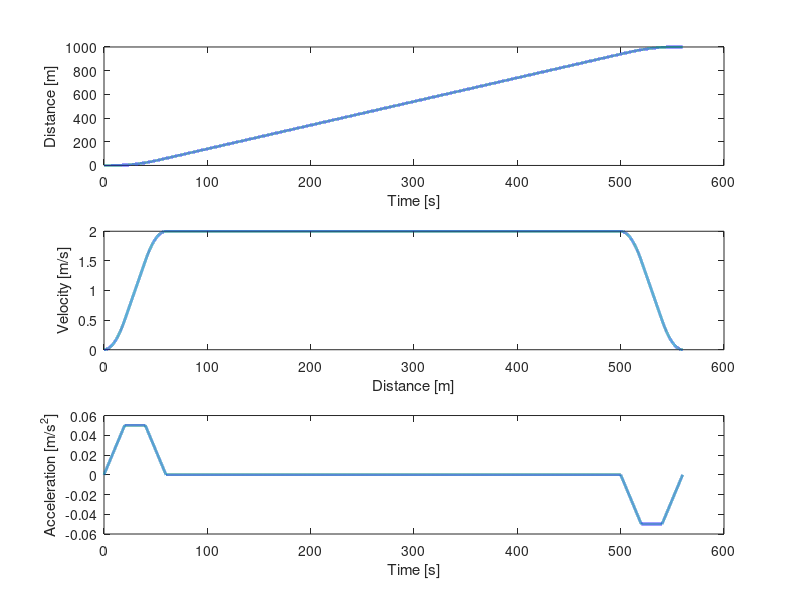

This figure's MATLAB source:
%%%%%%%%%%%%%%%%%%%%%%%%%%%%%%%%%%%%%%%%%%%%%%%%%%%%%%%%%%%%%%%%%%%%%%%%%%
% Code written by Wyatt Kromer
% 
% The purpose of this script is to calculate the setpoints of curves ahead
% of time so that the Arduino PLC doesn't have to do any complex
% calculations at runtime.
%%%%%%%%%%%%%%%%%%%%%%%%%%%%%%%%%%%%%%%%%%%%%%%%%%%%%%%%%%%%%%%%%%%%%%%%%%
clear all
clc

%% S-Curve
% Note that this scheme will utilize a deadband in order to eliminate the
% possibility of short profiles where the stage does not reach max_v
% This could be changed if necessary for speed

%%%%%%%%%%%%%%%%%%
% Input Parameters
%%%%%%%%%%%%%%%%%%

max_v = 2;              % m/s
max_a = .05;              % m/s
time_to_max_a = 20;      % s
PLC_dt = 1;          % s
goal = 1000;               % m
deadband_distance = 0; % m, and this is for a single direction. Deadband is actually twice as wide

%%%%%%%%%%%%%%%%%%%%%%%%%%%%%%
% Perform Initial Calculations
%%%%%%%%%%%%%%%%%%%%%%%%%%%%%%

j = max_a / time_to_max_a;

% Unused Short Profile Calculations
% short_profile = max_v * (time_to_max_a + max_v / max_a) > goal
% if short_profile
%     profile_max_v = max_a * (sqrt(goal / max_a - 0.75 * time_to_max_a^2) - 0.5 * time_to_max_a);
% else
%     profile_max_v = max_v;
% end

profile_max_v = max_v;

%%%%%%%%%%%%%%%%%%%%%%%%%%%%%%%
% Find times at critical points
%%%%%%%%%%%%%%%%%%%%%%%%%%%%%%%

t2 = profile_max_v / max_a;
t3 = t2 + time_to_max_a;

% Unused Code
% if short_profile
%     t4 = t3
% else
%     t4 = goal / profile_max_v
% end
t4 = goal / profile_max_v;

t5 = t4 + time_to_max_a;
t6 = t4 + t2;
t7 = t6 + time_to_max_a;
time_total = t7;

%%%%%%%%%%%%%%%%%%%
% Calculate Profile
%%%%%%%%%%%%%%%%%%%
dt = PLC_dt / 100; %So we can plot a much more specific curve to see whatprofile actually looks like
t_rec = zeros(1,time_total/dt);
% x_rec = zeros(1,time_total/dt);
% v_rec = zeros(1,time_total/dt);
% a_rec = zeros(1,time_total/dt);

x_rec(1) = deadband_distance;
t = 1;
while t_rec(t) < time_total
    t = t + 1;
    t_rec(t) = t*dt;
    if t_rec(t) < time_to_max_a 
        % Ramp up acceleration
        a_rec(t) = (j * t_rec(t));
        v_rec(t) = (0.5 * j * t_rec(t)^2);
    elseif t_rec(t) < t2
        % Increase speed at max acceleration
        a_rec(t) = (max_a);
        v_rec(t) = (max_a * (t_rec(t) - 0.5 * time_to_max_a));
    elseif t_rec(t) < t3
        % Ramp down acceleration
        a_rec(t) = (max_a - j * (t_rec(t) - t2));
        v_rec(t) = (max_a * (t_rec(t) - 0.5 * time_to_max_a ) - 0.5 * j * (t_rec(t) - t2) ^ 2);
    elseif t_rec(t) < t4
        % Maintain max velocity
        a_rec(t) = 0;
        v_rec(t) = profile_max_v;
    elseif t_rec(t) < t5
        % Ramp down acceleration
        a_rec(t) = (-j * (t_rec(t) - t4));
        v_rec(t) = ( profile_max_v - 0.5 * j * (t_rec(t) - t4) ^ 2);
    elseif t_rec(t) < t6
        % Decrease speed at max acceleration
        a_rec(t) = (-max_a);
        v_rec(t) = (max_a * (t2 + t5 - t_rec(t) - 0.5 * time_to_max_a));
    elseif t_rec(t) < t7
        % Ramp up acceleration
        a_rec(t) = (-max_a + j * (t_rec(t) - t6));
        v_rec(t) = (max_a * (t2 + t5 - t_rec(t) - 0.5 * time_to_max_a) + 0.5 * j * (t_rec(t) - t6) ^ 2);
    else
        a_rec(t) = (0.0);
        v_rec(t) = (0.0);
    end
    
    x_rec(t) = (x_rec(t-1) + v_rec(t-1) * dt);

    
end


% return t_rec , x_rec , v_rec , a_rec
figure
subplot(311)
plot(t_rec,x_rec,'LineWidth',2)
ylabel("Distance [m]")
xlabel("Time [s]")
subplot(312)
plot(t_rec,v_rec,'LineWidth',2)
xlabel("Distance [m]")
ylabel("Velocity [m/s]")
subplot(313)
plot(t_rec,a_rec,'LineWidth',2)
ylabel("Acceleration [m/s^2]")
xlabel("Time [s]")
